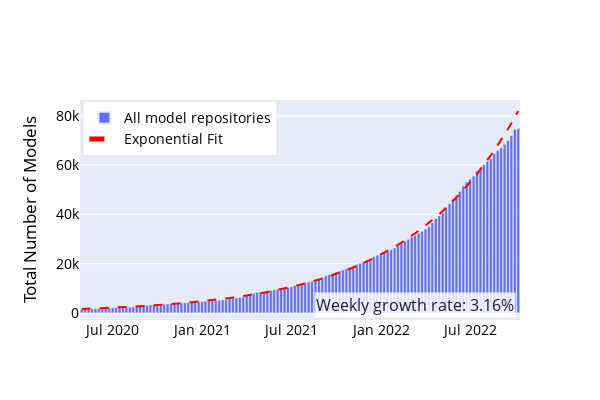

Write notebook code for a chart like this one.
### Code cell
import plotly.graph_objs as go
import numpy as np
from scipy.optimize import curve_fit
import pandas as pd

# Filter the data to include only 'All model repositories'
all_models_data = model_number[model_number['model_type'] == 'all models']

# Filter the data to start from 2020-04-30
all_models_data = all_models_data[all_models_data['model_time'] >= '2020-04-30']

# Linear function
def linear_func(x, a, b):
    return a * x + b

# Fit the linear model on the logarithm of y_data
x_data = np.arange(len(all_models_data))
y_data = all_models_data['model_number']
y_log_data = np.log(y_data)
popt, _ = curve_fit(linear_func, x_data, y_log_data)

# Calculate the fitted values
y_log_fit = linear_func(x_data, *popt)
y_fit = np.exp(y_log_fit)

# Exponential formula
exp_formula = f'y = {np.exp(popt[1]):.2f} * exp({popt[0]:.2f} * x)'

# Create the bar plot
fig = go.Figure()

fig.add_trace(go.Bar(
    x=all_models_data['model_time'],
    y=all_models_data['model_number'],
    name="All model repositories",
))

# Add the exponential fit curve
fig.add_trace(go.Scatter(
    x=all_models_data['model_time'],
    y=y_fit,
    mode='lines',
    name='Exponential Fit',
    line=dict(color='red', dash='dash'),
))


# Calculate the weekly growth rate and doubling time
growth_rate = (np.exp(popt[0]) - 1) * 100
doubling_time = np.log(2) / popt[0]

# Print the growth rate and doubling time
print(f"Weekly growth rate: {growth_rate:.2f}%")
print(f"Doubling time: {doubling_time:.0f} weeks")

# Add the exponential formula annotation
fig.add_annotation(
    x=0.99,
    y=0.01,
    xref="paper",
    yref="paper",
    text=f"Weekly growth rate: {growth_rate:.2f}%",
    showarrow=False,
    font=dict(size=16, color="#000000"),
    bgcolor="#ffffff",
    opacity=0.8,
)


# Customize the layout
fig.update_layout(
    autosize=False,
    width=600,
    height=400,
    font_size=14,
    font_color="black",
    xaxis_title='',
    yaxis_title='Total Number of Models',
    legend_title_text='',
    legend=dict(yanchor="top", y=0.99, xanchor="left", x=0.01, itemsizing='constant'),
)

fig.show()


import plotly.io as pio

# Save the figure with a high resolution (dpi=300)
# pio.write_image(fig, 'Fig1_exp.jpeg', width=600, height=400, scale=10)
